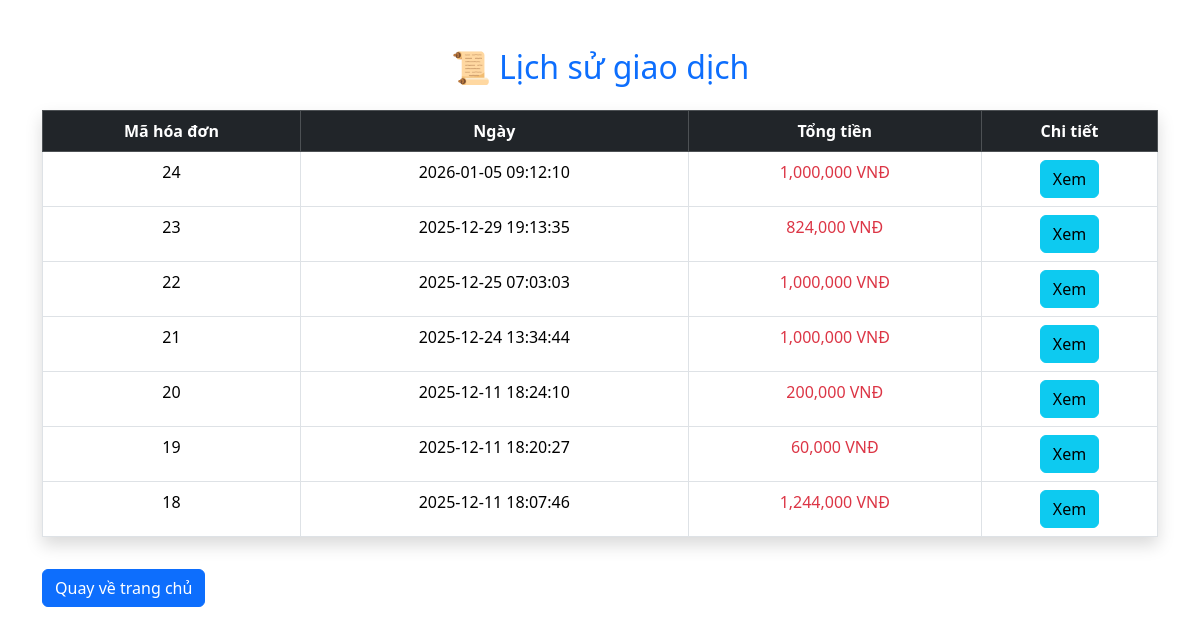
/traicay/lichsu.php (signed in), run on the app's committed database.
### tables this page shows
CREATE TABLE `orders` (
  `order_id` int(11) NOT NULL,
  `customer_id` int(11) NOT NULL,
  `user_id` int(11) NOT NULL,
  `total_amount` int(11) NOT NULL,
  `order_date` datetime DEFAULT current_timestamp(),
  `fullname` varchar(100) NOT NULL,
  `phone` varchar(20) NOT NULL,
  `address` varchar(255) NOT NULL,
  `payment_method` varchar(50) NOT NULL
);

### traicay/lichsu.php (the view, shortened to what this page needs)
<?php
include "ketnoi.php";
$user_id = $_SESSION['user_id'];
$sql = "SELECT * FROM orders WHERE user_id = $user_id ORDER BY order_date DESC";
$result = $conn->query($sql);
?>
<!DOCTYPE html>
<html>
<head lang="vi">
        <link rel="stylesheet" href="bootstrap cdn/KT2/css/bootstrap.min.css">
</head>
<body class="container py-5">
<h2 class="text-center text-primary mb-4">📜 Lịch sử giao dịch</h2>
<table class="table table-bordered shadow">
    <tr class="table-dark text-center">
        <th>Mã hóa đơn</th>
        <th>Ngày</th>
        <th>Tổng tiền</th>
        <th>Chi tiết</th>
    </tr>
    <?php while ($row = $result->fetch_assoc()) { ?>
        <tr class="text-center">
            <td><?= $row['order_id'] ?></td>
            <td><?= $row['order_date'] ?></td>
            <td class="text-danger"><?= number_format($row['total_amount']) ?> VNĐ</td>
            <td>
                <a href="hoadon.php?id=<?= $row['order_id'] ?>" class="btn btn-info">Xem</a>
            </td>
        </tr>
    <?php } ?>
</table>
 <a href="index.php" class="btn btn-primary mt-3">Quay về trang chủ</a>
</body>
</html>

### data on the page
orders: order_id "24", order_date "2026-01-05 09:12:10", total_amount "1,000,000"
orders: order_id "23", order_date "2025-12-29 19:13:35", total_amount "824,000"
orders: order_id "22", order_date "2025-12-25 07:03:03", total_amount "1,000,000"
orders: order_id "21", order_date "2025-12-24 13:34:44", total_amount "1,000,000"
orders: order_id "20", order_date "2025-12-11 18:24:10", total_amount "200,000"
orders: order_id "19", order_date "2025-12-11 18:20:27", total_amount "60,000"
orders: order_id "18", order_date "2025-12-11 18:07:46", total_amount "1,244,000"
